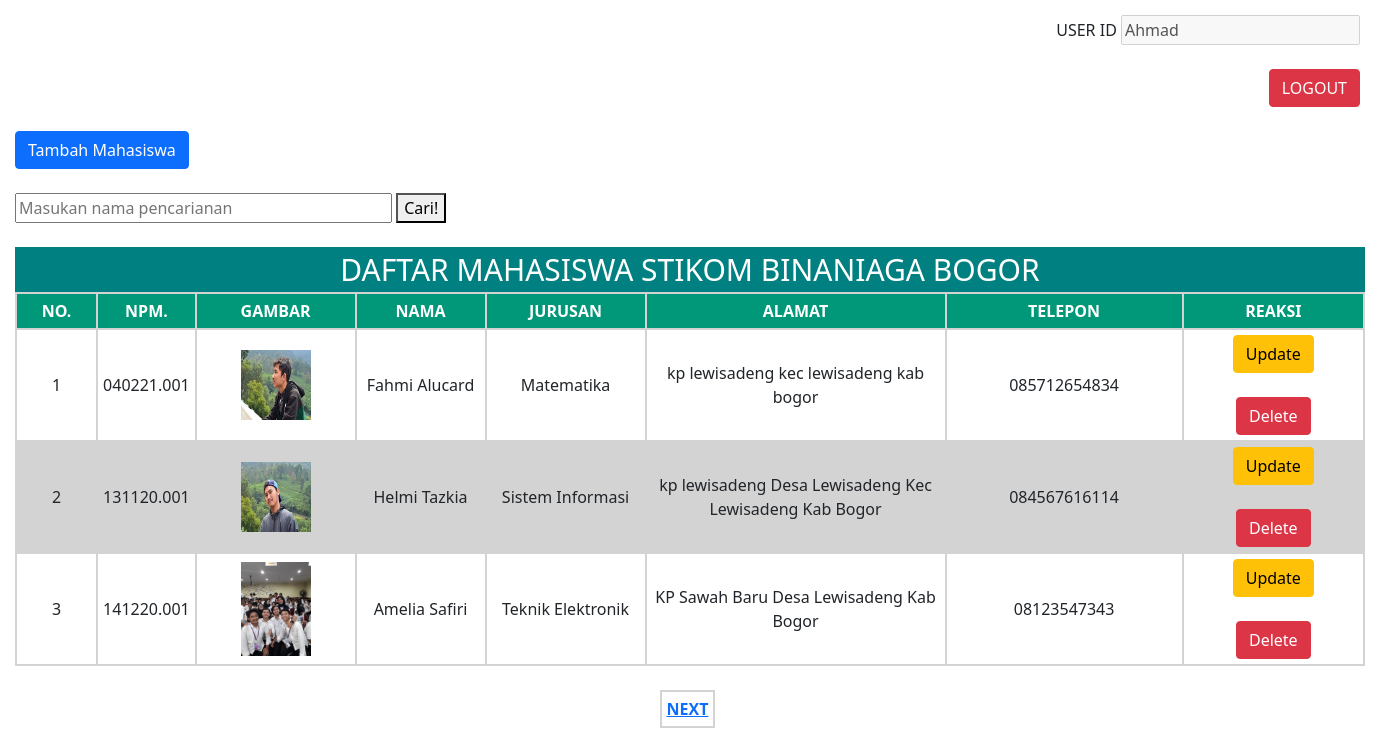
Page /latihan1.php (signed in) on the committed database.
### tables this page shows
CREATE TABLE `tabel_mahasiswa` (
  `npm` varchar(10) NOT NULL,
  `nama` text NOT NULL,
  `gambar` varchar(50) NOT NULL,
  `jurusan` text NOT NULL,
  `alamat` varchar(200) NOT NULL,
  `telepon` varchar(12) NOT NULL
);

### funcations.php (called while the page is built, shortened)
<?php
$namahost="Localhost";
$namauser="root";
$namadatabase="phpdasar";
$password="";
 $conn =mysqli_connect($namahost,$namauser,$password,$namadatabase);
function helmi($query){
	global $conn;
	$result =mysqli_query($conn,$query);
	$rows=[];
	while ($row = mysqli_fetch_assoc($result)){
		$rows[] = $row;
	}
 return $rows;
}
 ?>

### latihan1.php (the view, shortened to what this page needs)
<?php
 require "funcations.php";
 $u_user = $_SESSION["nama"];
$jumlahdataperhalaman =3;
$jumlahdata = count(helmi("SELECT * FROM tabel_mahasiswa"));
$jumlahhalaman = ceil($jumlahdata / $jumlahdataperhalaman);
$halamanaktif = (isset($_GET["halaman"]) )? $_GET["halaman"] : 1;
$awaldata = ($jumlahdataperhalaman * $halamanaktif )- $jumlahdataperhalaman;
$mahasiswa = helmi("SELECT * FROM tabel_mahasiswa LIMIT $awaldata ,$jumlahdataperhalaman" );
 ?>
<!DOCTYPE html>
<html>
	<head>
		<link rel="stylesheet" type="text/css" href="css/bootstrap.min.css">
		<link rel="stylesheet" type="text/css" href="tbl.css">
		<link rel="stylesheet" type="text/css" href="id.css">
	</head>
	<body class="bodytabel">
	<tr>
	            <div class="Id-user">
	            		<label>USER ID</label>
						<input  type="text" name="user" id="ser" disabled required value="<?php  echo  $u_user; ?>">
				</div>
					<br>
		<form method="post">
				<div class="bt-keluar">
						<button  class="btn btn-danger" type="submit" name="lgt">LOGOUT</button>
				</div>
					<br>
	             <div class="tmb-mhs">
		               <a href="tambah.php" class="btn btn-primary" >Tambah Mahasiswa </a>
						<br>
						<br>
				</div>
				<div class="pencarian">
						<input type="text" name="keyword" size="35" autofocus=""
						 placeholder="Masukan nama pencarianan" autocomplete="off">
						<button class="btn-cari" type="submit" name="cari">Cari!</button>
						<br>
						<br>
				</div>
		</form>
	</tr>
	<form action="" method="POST">
		<div class="jdl-mhs">
		DAFTAR MAHASISWA STIKOM BINANIAGA BOGOR
		</div>
		<table class="content-table">
					<tr>
						<th> NO.</th>
						<th width="10px"> NPM.</th>
						<th>GAMBAR</th>
						<th width="130px" >NAMA</th>
						<th width="160px">JURUSAN</th>
						<th  width="300px" >ALAMAT</th>
						<th>TELEPON</th>
						<th>REAKSI</th>
					</tr>
						<?php $i = 1; ?>
				<?php  foreach ($mahasiswa as $rows ):?>
						<tr>
								<td> <?php echo $i ?></td>
								<td><?php echo $rows["npm"] ?></td>
								<td><img src="BBB/<?php echo $rows["gambar"]; ?>" width="70" ></td>
								<td><?php echo $rows["nama"]; ?></td>
								<td><?php echo $rows["jurusan"]; ?></td>
								<td><?php echo $rows["alamat"] ?></td>
								<td><?php echo $rows["telepon"] ?></td>
								<td>
									<a href="ubah.php?id=<?= $rows["npm"]; ?>" class="btn btn-warning" >Update</a>
									<br>
									<br>
									<a href="hapus.php?id=<?= $rows["npm"]; ?>" class="btn btn-danger" >Delete</a>
								</td>
						</tr>
					<?php $i++; ?>
			<?php endforeach ?>
		</table>
	</form>
		<br>
	<?php  if ($halamanaktif < $jumlahhalaman) {  ?>
		<th>
			<?php if ($halamanaktif < $jumlahhalaman) {  ?>
				<table border="2" align="center">
					<th>
						<?php if ($halamanaktif < $jumlahhalaman) { ?>
						<a href="?halaman= <?= $halamanaktif +  1; ?>"><center>NEXT</center></a>
						<?php } ?>
					</th>
				</table>
				<?php } ?>
			<?php } ?>
		</th>
	<br>
</body>
</html>

### tbl.css (style rules this page uses)
.content-table { width: 1350px; }
.content-table td,th { padding:5px; border: 2px solid lightgray; border-collapse: collapse; text-align: center; }
.content-table td { font-size: 16px; }
.content-table th { background-color: #009879; color: white; padding:5px; }
.content-table tr:nth-child(odd) { background-color: lightgray; }

### id.css (style rules this page uses)
.bt-keluar { text-align:right; }
.Id-user { text-align: right; }
.bodytabel { padding:15px; }
.jdl-mhs { background-color:#008080; color: white; font-size: 30px; width: 1350px; text-align: center; }

### rows in the picture
tabel_mahasiswa: npm "040221.001", gambar (picture), nama "Fahmi Alucard", jurusan "Matematika", alamat "kp lewisadeng kec lewisadeng kab bogor", telepon "085712654834"
tabel_mahasiswa: npm "131120.001", gambar (picture), nama "Helmi Tazkia", jurusan "Sistem Informasi", alamat "kp lewisadeng Desa Lewisadeng Kec Lewisadeng Kab Bogor", telepon "084567616114"
tabel_mahasiswa: npm "141220.001", gambar (picture), nama "Amelia Safiri", jurusan "Teknik Elektronik", alamat "KP Sawah Baru Desa Lewisadeng Kab Bogor", telepon "08123547343"
